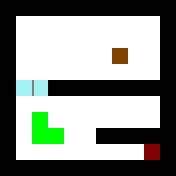

This game map was drawn from its Tiled (.tmx) file and the tilesets committed beside it. A one-line description and the full map source follow:
An orthogonal 11x11 tile map with 16x16 px tiles, 3 tile layers (Layer1, Layer2, Layer3).

<map version="1.0" orientation="orthogonal" renderorder="right-down" width="11" height="11" tilewidth="16" tileheight="16" nextobjectid="1">
 <tileset firstgid="1" source="../Tiles.tsx" />
 <layer name="Layer1" width="11" height="11">
  <data encoding="csv">
1,1,1,1,1,1,1,1,1,1,1,
1,5,5,5,5,5,5,5,5,5,1,
1,5,5,5,5,5,5,5,5,5,1,
1,5,5,5,5,5,5,5,5,5,1,
1,5,5,5,5,5,5,5,5,5,1,
1,13,13,1,1,1,1,1,1,1,1,
1,5,5,5,5,5,5,5,5,5,1,
1,5,5,5,5,5,5,5,5,5,1,
1,5,5,5,5,5,1,1,1,1,1,
1,5,5,5,5,5,5,5,5,5,1,
1,1,1,1,1,1,1,1,1,1,1
</data>
 </layer>
 <layer name="Layer2" width="11" height="11">
  <data encoding="csv">
0,0,0,0,0,0,0,0,0,0,0,
0,0,0,0,0,0,0,0,0,0,0,
0,0,0,0,0,0,0,0,0,0,0,
0,0,0,0,0,0,0,9,0,0,0,
0,0,0,0,0,0,0,0,0,0,0,
0,0,0,0,0,0,0,0,0,0,0,
0,0,0,0,0,0,0,0,0,0,0,
0,0,4,0,0,0,0,0,0,0,0,
0,0,4,4,0,0,0,0,0,0,0,
0,0,0,0,0,0,0,0,0,3,0,
0,0,0,0,0,0,0,0,0,0,0
</data>
 </layer>
 <layer name="Layer3" width="11" height="11">
  <data encoding="csv">
0,0,0,0,0,0,0,0,0,0,0,
0,0,0,0,0,0,0,0,0,0,0,
0,0,0,0,0,0,0,0,0,0,0,
0,0,0,0,0,0,0,0,0,0,0,
0,0,0,0,0,0,0,0,0,0,0,
0,0,10,0,0,0,0,0,0,0,0,
0,0,0,0,0,0,0,0,0,0,0,
0,0,0,0,0,0,0,0,0,0,0,
0,0,0,0,0,0,0,0,0,0,0,
0,0,0,0,0,0,0,0,0,0,0,
0,0,0,0,0,0,0,0,0,0,0
</data>
 </layer>
</map>
